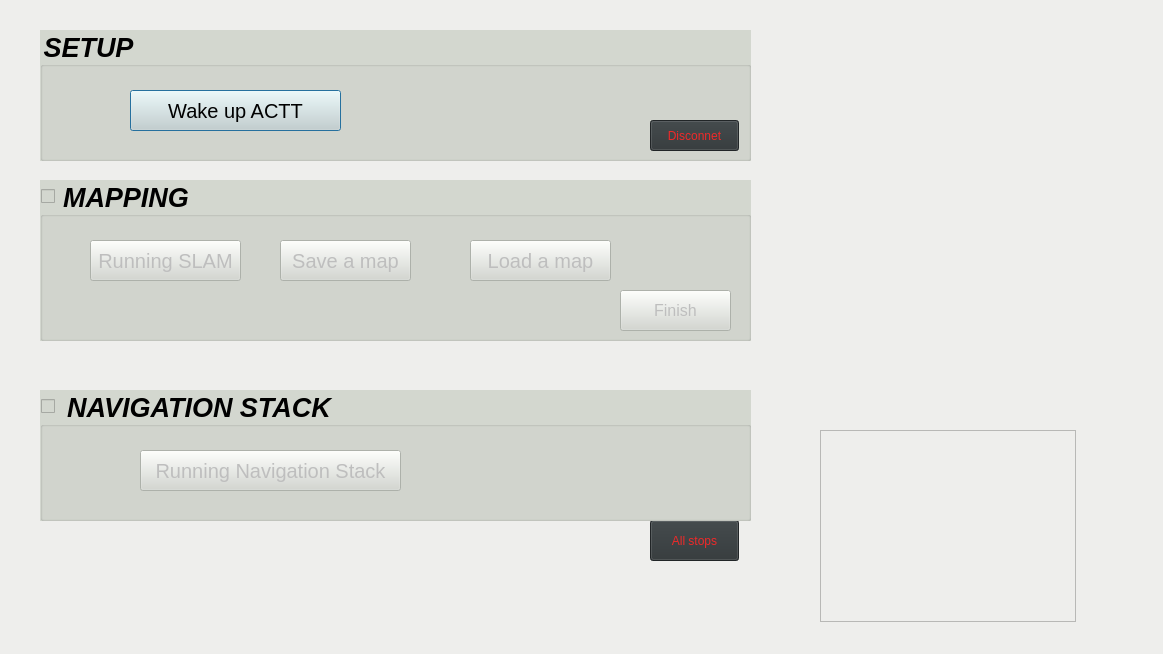
<?xml version="1.0" encoding="UTF-8"?>
<ui version="4.0">
 <class>sp</class>
 <widget class="QWidget" name="sp">
  <property name="geometry">
   <rect>
    <x>0</x>
    <y>0</y>
    <width>1163</width>
    <height>654</height>
   </rect>
  </property>
  <property name="windowTitle">
   <string>Autonomous</string>
  </property>
  <property name="styleSheet">
   <string notr="true">background-color: rgb(238, 238, 236);</string>
  </property>
  <widget class="QPushButton" name="pushButton_6">
   <property name="geometry">
    <rect>
     <x>650</x>
     <y>520</y>
     <width>89</width>
     <height>41</height>
    </rect>
   </property>
   <property name="styleSheet">
    <string notr="true">color: rgb(239, 41, 41);
background-color: rgb(46, 52, 54);</string>
   </property>
   <property name="text">
    <string>All stops</string>
   </property>
  </widget>
  <widget class="QGroupBox" name="groupBox">
   <property name="enabled">
    <bool>true</bool>
   </property>
   <property name="geometry">
    <rect>
     <x>40</x>
     <y>30</y>
     <width>711</width>
     <height>131</height>
    </rect>
   </property>
   <property name="font">
    <font>
     <pointsize>20</pointsize>
     <weight>75</weight>
     <italic>true</italic>
     <bold>true</bold>
     <underline>false</underline>
     <strikeout>false</strikeout>
     <kerning>true</kerning>
    </font>
   </property>
   <property name="autoFillBackground">
    <bool>false</bool>
   </property>
   <property name="styleSheet">
    <string notr="true">background-color: rgb(211, 215, 207);</string>
   </property>
   <property name="inputMethodHints">
    <set>Qt::ImhNone</set>
   </property>
   <property name="title">
    <string>SETUP</string>
   </property>
   <property name="flat">
    <bool>false</bool>
   </property>
   <property name="checkable">
    <bool>false</bool>
   </property>
   <widget class="QPushButton" name="pushButton_7">
    <property name="geometry">
     <rect>
      <x>610</x>
      <y>90</y>
      <width>89</width>
      <height>31</height>
     </rect>
    </property>
    <property name="styleSheet">
     <string notr="true">color: rgb(239, 41, 41);
background-color: rgb(46, 52, 54);</string>
    </property>
    <property name="text">
     <string>Disconnet</string>
    </property>
    <property name="autoDefault">
     <bool>false</bool>
    </property>
    <property name="default">
     <bool>false</bool>
    </property>
    <property name="flat">
     <bool>false</bool>
    </property>
   </widget>
   <widget class="QPushButton" name="pushButton">
    <property name="geometry">
     <rect>
      <x>90</x>
      <y>60</y>
      <width>211</width>
      <height>41</height>
     </rect>
    </property>
    <property name="font">
     <font>
      <pointsize>15</pointsize>
     </font>
    </property>
    <property name="styleSheet">
     <string notr="true"/>
    </property>
    <property name="text">
     <string>Wake up ACTT</string>
    </property>
    <property name="autoDefault">
     <bool>false</bool>
    </property>
    <property name="default">
     <bool>true</bool>
    </property>
    <property name="flat">
     <bool>false</bool>
    </property>
   </widget>
  </widget>
  <widget class="QGroupBox" name="groupBox_2">
   <property name="geometry">
    <rect>
     <x>40</x>
     <y>180</y>
     <width>711</width>
     <height>161</height>
    </rect>
   </property>
   <property name="font">
    <font>
     <pointsize>20</pointsize>
     <weight>75</weight>
     <italic>true</italic>
     <bold>true</bold>
    </font>
   </property>
   <property name="autoFillBackground">
    <bool>false</bool>
   </property>
   <property name="styleSheet">
    <string notr="true">background-color: rgb(211, 215, 207);</string>
   </property>
   <property name="title">
    <string>MAPPING</string>
   </property>
   <property name="flat">
    <bool>false</bool>
   </property>
   <property name="checkable">
    <bool>true</bool>
   </property>
   <property name="checked">
    <bool>false</bool>
   </property>
   <widget class="QPushButton" name="pushButton_3">
    <property name="geometry">
     <rect>
      <x>50</x>
      <y>60</y>
      <width>151</width>
      <height>41</height>
     </rect>
    </property>
    <property name="font">
     <font>
      <pointsize>15</pointsize>
      <weight>50</weight>
      <italic>false</italic>
      <bold>false</bold>
     </font>
    </property>
    <property name="text">
     <string>Running SLAM</string>
    </property>
    <property name="default">
     <bool>true</bool>
    </property>
   </widget>
   <widget class="QPushButton" name="pushButton_2">
    <property name="geometry">
     <rect>
      <x>240</x>
      <y>60</y>
      <width>131</width>
      <height>41</height>
     </rect>
    </property>
    <property name="font">
     <font>
      <pointsize>15</pointsize>
      <weight>50</weight>
      <italic>false</italic>
      <bold>false</bold>
     </font>
    </property>
    <property name="text">
     <string>Save a map</string>
    </property>
    <property name="default">
     <bool>true</bool>
    </property>
   </widget>
   <widget class="QPushButton" name="pushButton_5">
    <property name="geometry">
     <rect>
      <x>430</x>
      <y>60</y>
      <width>141</width>
      <height>41</height>
     </rect>
    </property>
    <property name="font">
     <font>
      <pointsize>15</pointsize>
     </font>
    </property>
    <property name="text">
     <string>Load a map</string>
    </property>
   </widget>
   <widget class="QPushButton" name="pushButton_8">
    <property name="geometry">
     <rect>
      <x>580</x>
      <y>110</y>
      <width>111</width>
      <height>41</height>
     </rect>
    </property>
    <property name="font">
     <font>
      <pointsize>12</pointsize>
     </font>
    </property>
    <property name="text">
     <string>Finish</string>
    </property>
   </widget>
  </widget>
  <widget class="QGroupBox" name="groupBox_3">
   <property name="geometry">
    <rect>
     <x>40</x>
     <y>390</y>
     <width>711</width>
     <height>131</height>
    </rect>
   </property>
   <property name="font">
    <font>
     <pointsize>20</pointsize>
     <weight>75</weight>
     <italic>true</italic>
     <bold>true</bold>
    </font>
   </property>
   <property name="styleSheet">
    <string notr="true">background-color: rgb(211, 215, 207);
</string>
   </property>
   <property name="title">
    <string>NAVIGATION STACK</string>
   </property>
   <property name="flat">
    <bool>false</bool>
   </property>
   <property name="checkable">
    <bool>true</bool>
   </property>
   <property name="checked">
    <bool>false</bool>
   </property>
   <widget class="QPushButton" name="pushButton_4">
    <property name="geometry">
     <rect>
      <x>100</x>
      <y>60</y>
      <width>261</width>
      <height>41</height>
     </rect>
    </property>
    <property name="font">
     <font>
      <pointsize>15</pointsize>
      <weight>50</weight>
      <italic>false</italic>
      <bold>false</bold>
     </font>
    </property>
    <property name="text">
     <string>Running Navigation Stack</string>
    </property>
    <property name="default">
     <bool>true</bool>
    </property>
   </widget>
  </widget>
  <widget class="QLabel" name="label">
   <property name="geometry">
    <rect>
     <x>840</x>
     <y>70</y>
     <width>251</width>
     <height>251</height>
    </rect>
   </property>
   <property name="text">
    <string/>
   </property>
   <property name="pixmap">
    <pixmap>../catkin_actt_pc/src/actt_pc/maps/stata_basement.png</pixmap>
   </property>
  </widget>
  <widget class="QGraphicsView" name="graphicsView">
   <property name="geometry">
    <rect>
     <x>820</x>
     <y>430</y>
     <width>256</width>
     <height>192</height>
    </rect>
   </property>
   <property name="interactive">
    <bool>true</bool>
   </property>
  </widget>
 </widget>
 <resources/>
 <connections>
  <connection>
   <sender>pushButton</sender>
   <signal>clicked()</signal>
   <receiver>sp</receiver>
   <slot>ssh_client()</slot>
   <hints>
    <hint type="sourcelabel">
     <x>203</x>
     <y>102</y>
    </hint>
    <hint type="destinationlabel">
     <x>694</x>
     <y>164</y>
    </hint>
   </hints>
  </connection>
  <connection>
   <sender>pushButton_6</sender>
   <signal>clicked()</signal>
   <receiver>sp</receiver>
   <slot>stop()</slot>
   <hints>
    <hint type="sourcelabel">
     <x>684</x>
     <y>540</y>
    </hint>
    <hint type="destinationlabel">
     <x>439</x>
     <y>547</y>
    </hint>
   </hints>
  </connection>
  <connection>
   <sender>pushButton_2</sender>
   <signal>clicked()</signal>
   <receiver>sp</receiver>
   <slot>save_map()</slot>
   <hints>
    <hint type="sourcelabel">
     <x>360</x>
     <y>254</y>
    </hint>
    <hint type="destinationlabel">
     <x>360</x>
     <y>258</y>
    </hint>
   </hints>
  </connection>
  <connection>
   <sender>pushButton_3</sender>
   <signal>clicked()</signal>
   <receiver>sp</receiver>
   <slot>mapping()</slot>
   <hints>
    <hint type="sourcelabel">
     <x>212</x>
     <y>257</y>
    </hint>
    <hint type="destinationlabel">
     <x>100</x>
     <y>251</y>
    </hint>
   </hints>
  </connection>
  <connection>
   <sender>pushButton_7</sender>
   <signal>clicked()</signal>
   <receiver>sp</receiver>
   <slot>ssh_dis()</slot>
   <hints>
    <hint type="sourcelabel">
     <x>712</x>
     <y>132</y>
    </hint>
    <hint type="destinationlabel">
     <x>474</x>
     <y>99</y>
    </hint>
   </hints>
  </connection>
  <connection>
   <sender>pushButton_5</sender>
   <signal>clicked()</signal>
   <receiver>sp</receiver>
   <slot>load_map()</slot>
   <hints>
    <hint type="sourcelabel">
     <x>588</x>
     <y>258</y>
    </hint>
    <hint type="destinationlabel">
     <x>764</x>
     <y>285</y>
    </hint>
   </hints>
  </connection>
  <connection>
   <sender>pushButton_4</sender>
   <signal>clicked()</signal>
   <receiver>sp</receiver>
   <slot>navigation()</slot>
   <hints>
    <hint type="sourcelabel">
     <x>280</x>
     <y>483</y>
    </hint>
    <hint type="destinationlabel">
     <x>278</x>
     <y>536</y>
    </hint>
   </hints>
  </connection>
  <connection>
   <sender>pushButton_8</sender>
   <signal>clicked()</signal>
   <receiver>sp</receiver>
   <slot>fin_mapping()</slot>
   <hints>
    <hint type="sourcelabel">
     <x>674</x>
     <y>319</y>
    </hint>
    <hint type="destinationlabel">
     <x>704</x>
     <y>342</y>
    </hint>
   </hints>
  </connection>
 </connections>
 <slots>
  <slot>mapping()</slot>
  <slot>save_map()</slot>
  <slot>stop()</slot>
  <slot>ssh_client()</slot>
  <slot>ssh_dis()</slot>
  <slot>ros_init()</slot>
  <slot>load_map()</slot>
  <slot>navigation()</slot>
  <slot>fin_mapping()</slot>
 </slots>
</ui>
